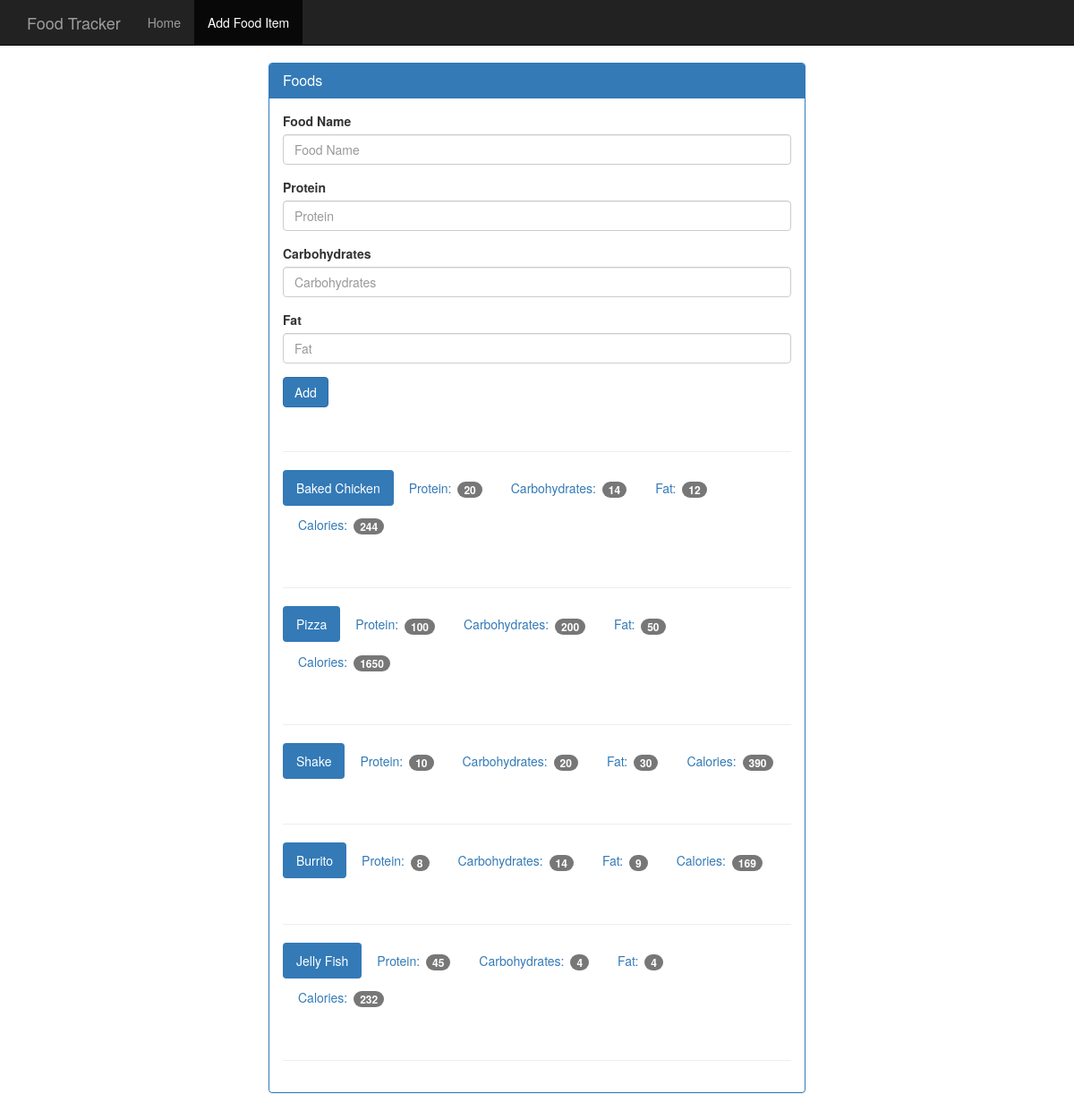
The app's page /food with its own data.
### tables this page shows
CREATE TABLE food (
    id INTEGER PRIMARY KEY autoincrement,
    name text not null,
    protein integer not null,
    carbohydrates integer not null,
    fat integer not null,
    calories integer not null
);

### app.py (the view, shortened to what this page needs)
@app.route('/food', methods=['GET', 'POST'])
def food():
    db = get_db()
    cur = db.execute('SELECT name, protein, carbohydrates, fat, calories FROM food')
    results = cur.fetchall()
    return render_template('add_food.html', foods=results, page_name='Food Viewer')

### database.py (called while the page is built)
def connect_db():
    sql = sqlite3.connect('food_log.db')
    sql.row_factory = sqlite3.Row
    return sql

def get_db():
    if not hasattr(g, 'sqlite3'):
        g.sqlite_db = connect_db()
    return g.sqlite_db

### templates/add_food.html
{% extends 'base.html' %}
{% block body %}
    <nav class="navbar navbar-inverse navbar-fixed-top">
      <div class="container">
        <div class="navbar-header">
          <a class="navbar-brand" href="{{ url_for('index')}}">Food Tracker</a>
        </div>
        <div id="navbar" class="navbar-collapse collapse">
          <ul class="nav navbar-nav">
            <li><a href="{{ url_for('index')}}">Home</a></li>
            <li class="active"><a href="{{ url_for('food')}}">Add Food Item</a></li>
          </ul>
        </div>
      </div>
    </nav>
    <div class="container theme-showcase col-sm-6 col-sm-offset-3" role="main">
      <div class="row">
        <div>
          <div class="panel panel-primary">
            <div class="panel-heading">
              <h3 class="panel-title">Foods</h3>
            </div>
            <div class="panel-body">
              <form method="POST" action="{{url_for('food')}}">
                <div class="form-group">
                  <label for="food-name">Food Name</label>
                  <input type="text" class="form-control" id="food-name" name='food-name' placeholder="Food Name">
                </div>
                <div class="form-group">
                  <label for="protein">Protein</label>
                  <input type="number" class="form-control" id="protein" name='protein' placeholder="Protein">
                </div>
                <div class="form-group">
                  <label for="carbohydrates">Carbohydrates</label>
                  <input type="number" class="form-control" id="carbohydrates" name='carbohydrates' placeholder="Carbohydrates">
                </div>
                <div class="form-group">
                  <label for="fat">Fat</label>
                  <input type="number" class="form-control" id="fat" name='fat' placeholder="Fat">
                </div>
                <button type="submit" class="btn btn-primary">Add</button>
              </form>
              <div class="page-header"></div>
              {% for food in foods %}
              <ul class="nav nav-pills" role="tablist">
                <li class="active"><a>{{ food.name }}</a></li>
                <li><a>Protein: <span class="badge">{{food.protein}}</span></a></li>
                <li><a>Carbohydrates: <span class="badge">{{food.carbohydrates}}</span></a></li>
                <li><a>Fat: <span class="badge">{{food.fat}}</span></a></li>
                <li><a>Calories: <span class="badge">{{food.calories}}</span></a></li>
              </ul>
              <div class="page-header"></div>
              {% endfor %}
            </div>
          </div>
        </div>
      </div>
    </div>
{% endblock %}

### static/theme.css (style rules this page uses)
body { padding-top: 70px; padding-bottom: 30px; }

### records on screen
food: name "Baked Chicken", protein "20", carbohydrates "14", fat "12", calories "244"
food: name "Pizza", protein "100", carbohydrates "200", fat "50", calories "1650"
food: name "Shake", protein "10", carbohydrates "20", fat "30", calories "390"
food: name "Burrito", protein "8", carbohydrates "14", fat "9", calories "169"
food: name "Jelly Fish", protein "45", carbohydrates "4", fat "4", calories "232"
